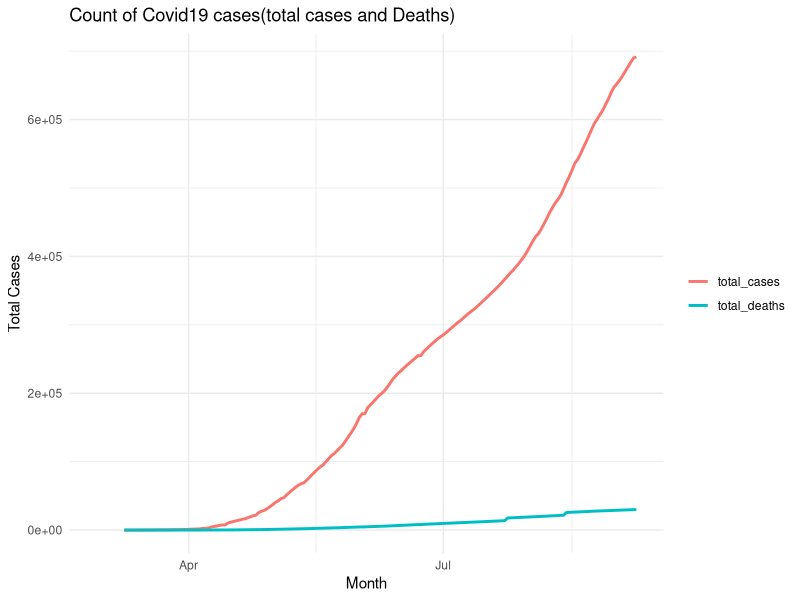
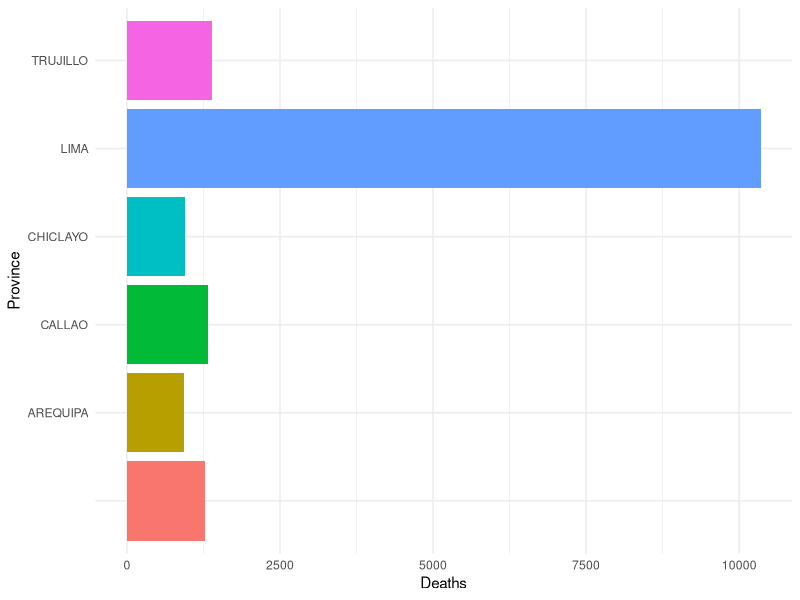

Write R code to recreate these figures, in order.
## ---- chunk 1
knitr::opts_chunk$set(collapse = TRUE)
## ---- chunk 2
library(tidyverse)
library(lubridate)
## ---- chunk 3
peru_data <- read.csv("peru_covid.csv")
peru_data$date <- lubridate::as_date(peru_data$date)
gender_table <- read.csv("state-details.csv")
## ---- chunk 4
peru_data <- peru_data %>% mutate(month = month(date))
ggplot(peru_data,aes(x = date),size = 1.0) + 
  geom_line(aes(y = total_cases, color = "total_cases"),size = 1.0)+
  geom_line(aes(y = total_deaths,color = "total_deaths"),size = 1.0)+
  theme_minimal() +
  ylab("Total Cases") +
  xlab("Month")+
  theme(legend.title = element_blank())+
  #scale_x_continuous(breaks = scales::pretty_breaks()) +
  labs(title="Count of Covid19 cases(total cases and Deaths)")
## ---- chunk 5
gender_table <- read.csv("state-details.csv")
provinces <- gender_table %>% group_by(Province) %>% count(Province,sort = TRUE) %>% head()
ggplot(provinces,aes(x = Province, y = n,fill = Province)) + 
  geom_col() + 
  coord_flip() +
  ylab("Deaths") +
  theme_minimal() +
  theme(legend.position= "none") 
